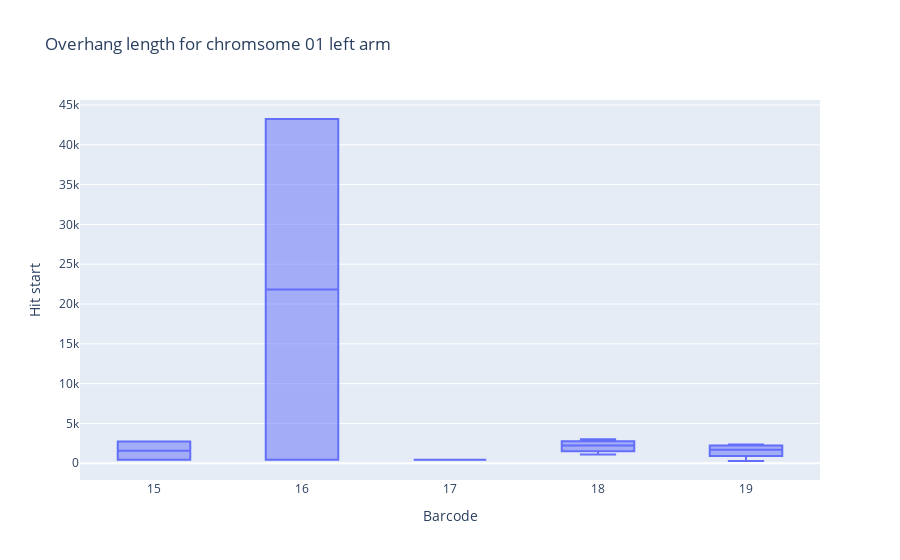
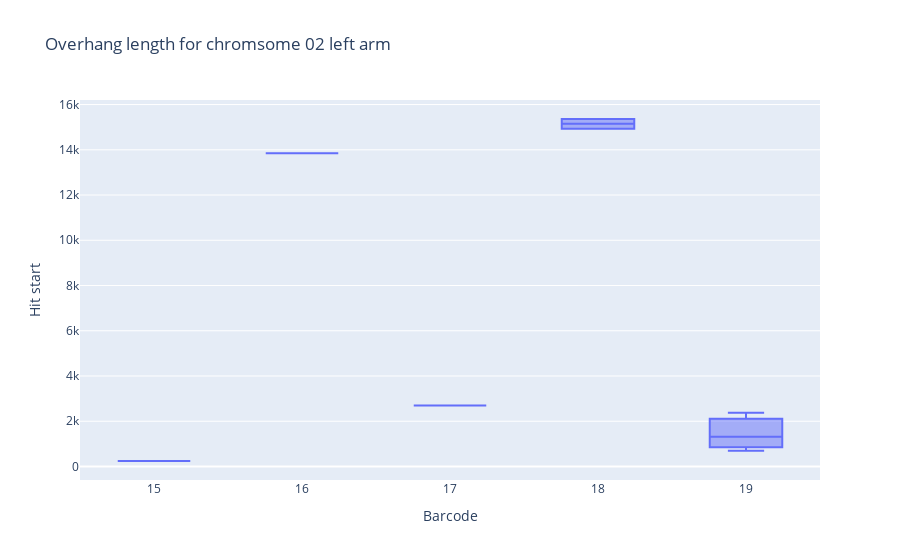

The notebook cell saved with these charts, in order:
### Code cell
def boxchr(ch):
    dfch = df[df['chromosome'] == ch]
    b_order = ["15", "16", "17", "18", "19"]

    fig = px.box(dfch, x="Barcode", y="Hit start", points="outliers", title=f"Overhang length for chromsome {ch} left arm", hover_name = "read",category_orders={"Barcode": b_order})
    fig.show()


chr_order = ["01", "02", "03", "04", "05","06", "07", "08", "09", "10","11", "12", "13", "14", "15","16", "17", "18", "19", "20","21", "22", "23", "24", "25","26", "27", "28", "29", "30","31", "32", "33", "34"]
for i in chr_order:
    boxchr(i)

### Figure 1 — Plotly figure (JSON) as saved in the notebook; plotly's stock layout.template omitted (floating-point values rounded to 4 significant figures)
{"data": [{"alignmentgroup": "True", "boxpoints": "outliers", "hovertemplate": "<b>%{hovertext}</b><br><br>Barcode=%{x}<br>Hit start=%{y}<extra></extra>", "hovertext": ["19_a1d5cf87-c35e-45da-8b47-6956f89f4514", "15_5561363a-b0c8-4f86-a15d-62c135315f9d", "19_d8e7ef4d-89f1-4f79-b2f0-e3956d5b090d", "17_7fbe7354-cf75-4161-923e-af00a3e1eab5", "18_04352299-8873-4d6c-8285-c773647fba69", "19_6ecb6549-208f-44ef-8e11-b15ed390b6d6", "19_72a70e42-065d-4c4b-9ca5-04dfa31d8e1e", "18_60707476-7893-496d-a433-0d578703f2aa", "19_fcab4371-f00b-45ed-a909-ec2e4f2d3637", "19_a1177208-1f3b-4920-85e8-04d8993c9b08", "16_43d6bcd7-3efd-49a4-9871-67b0f0b38ad5", "18_69062ff2-7759-4921-a083-ae17192ebb0e", "15_2e7abc0c-0fff-4ab3-8a95-8d224756173a", "16_532b9a3f-249c-4616-8fa4-21306fa7af7f", "18_7d5be87f-77d8-46eb-a905-0763d72df5db"], "legendgroup": "", "marker": {"color": "#636efa"}, "name": "", "notched": false, "offsetgroup": "", "orientation": "v", "showlegend": false, "type": "box", "x": ["19", "15", "19", "17", "18", "19", "19", "18", "19", "19", "16", "18", "15", "16", "18"], "x0": " ", "xaxis": "x", "y": [280, 425, 899, 429, 1100, 2367, 1568, 1922, 1801, 2226, 436, 3007, 2737, 43243, 2510], "y0": " ", "yaxis": "y"}], "layout": {"boxmode": "group", "legend": {"tracegroupgap": 0}, "title": {"text": "Overhang length for chromsome 01 left arm"}, "xaxis": {"anchor": "y", "categoryarray": ["15", "16", "17", "18", "19"], "categoryorder": "array", "domain": [0, 1], "title": {"text": "Barcode"}}, "yaxis": {"anchor": "x", "domain": [0, 1], "title": {"text": "Hit start"}}}}

### Figure 2 — Plotly figure (JSON) as saved in the notebook; plotly's stock layout.template omitted (floating-point values rounded to 4 significant figures)
{"data": [{"alignmentgroup": "True", "boxpoints": "outliers", "hovertemplate": "<b>%{hovertext}</b><br><br>Barcode=%{x}<br>Hit start=%{y}<extra></extra>", "hovertext": ["15_5e91d534-82f6-49cc-ac87-e087cd228a78", "19_3d6e0366-69cf-498a-a7bf-a86b6e43c16c", "19_f42b1939-6399-40a3-8aa1-fc77a055602d", "16_58f43255-8b9f-4443-97cf-73f5f3dae82d", "19_6f147a06-e469-4cea-80ef-392796c6c7e6", "17_78a522df-946b-4d46-8fe7-ce05ee5b062f", "18_152a2192-b7f1-4bee-b02e-7b6a1aa121d8", "18_6f042a04-cb0c-4050-8ba6-7f283d3e0db6"], "legendgroup": "", "marker": {"color": "#636efa"}, "name": "", "notched": false, "offsetgroup": "", "orientation": "v", "showlegend": false, "type": "box", "x": ["15", "19", "19", "16", "19", "17", "18", "18"], "x0": " ", "xaxis": "x", "y": [243, 699, 1315, 13850, 2381, 2701, 15361, 14934], "y0": " ", "yaxis": "y"}], "layout": {"boxmode": "group", "legend": {"tracegroupgap": 0}, "title": {"text": "Overhang length for chromsome 02 left arm"}, "xaxis": {"anchor": "y", "categoryarray": ["15", "16", "17", "18", "19"], "categoryorder": "array", "domain": [0, 1], "title": {"text": "Barcode"}}, "yaxis": {"anchor": "x", "domain": [0, 1], "title": {"text": "Hit start"}}}}
